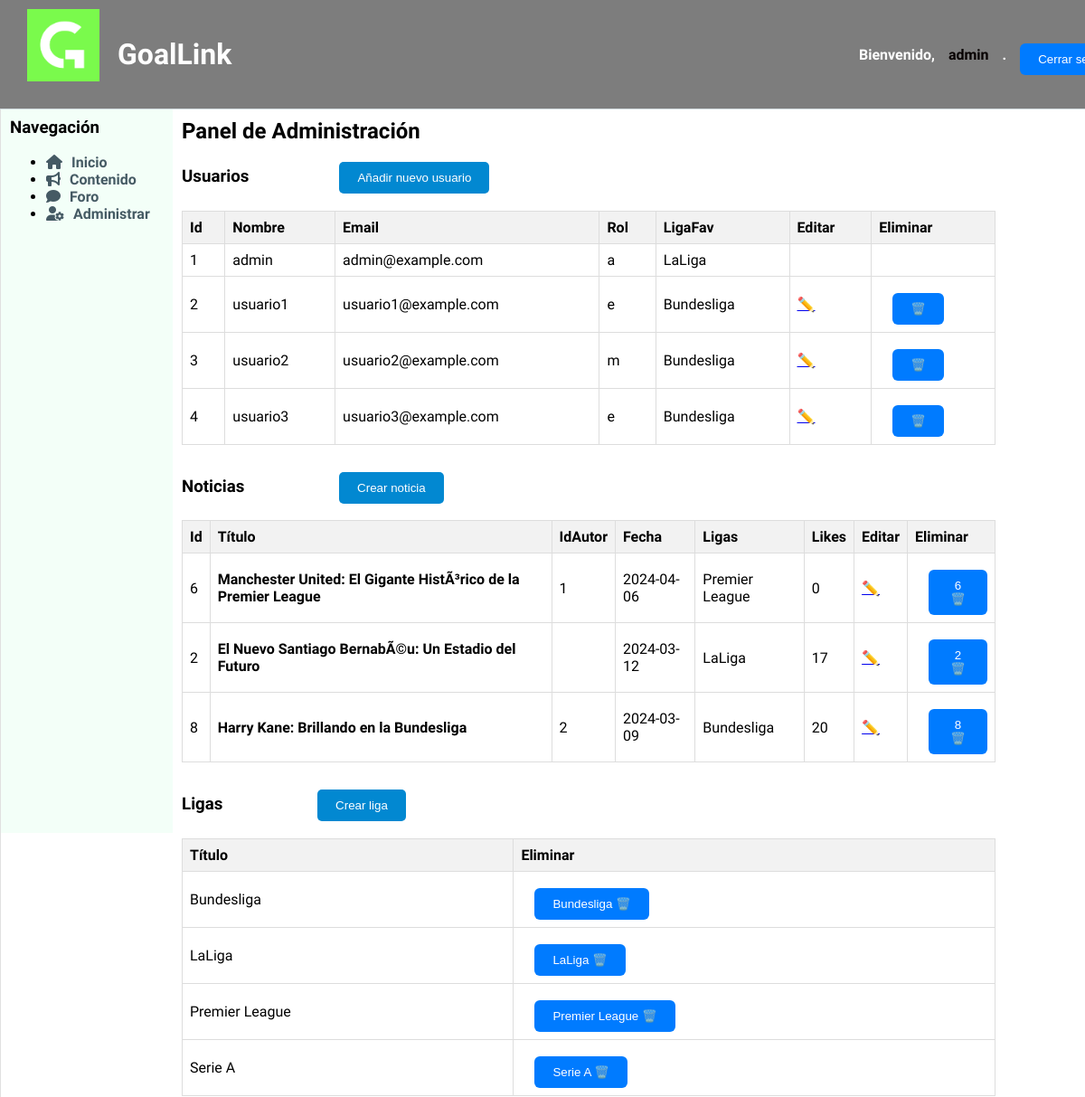
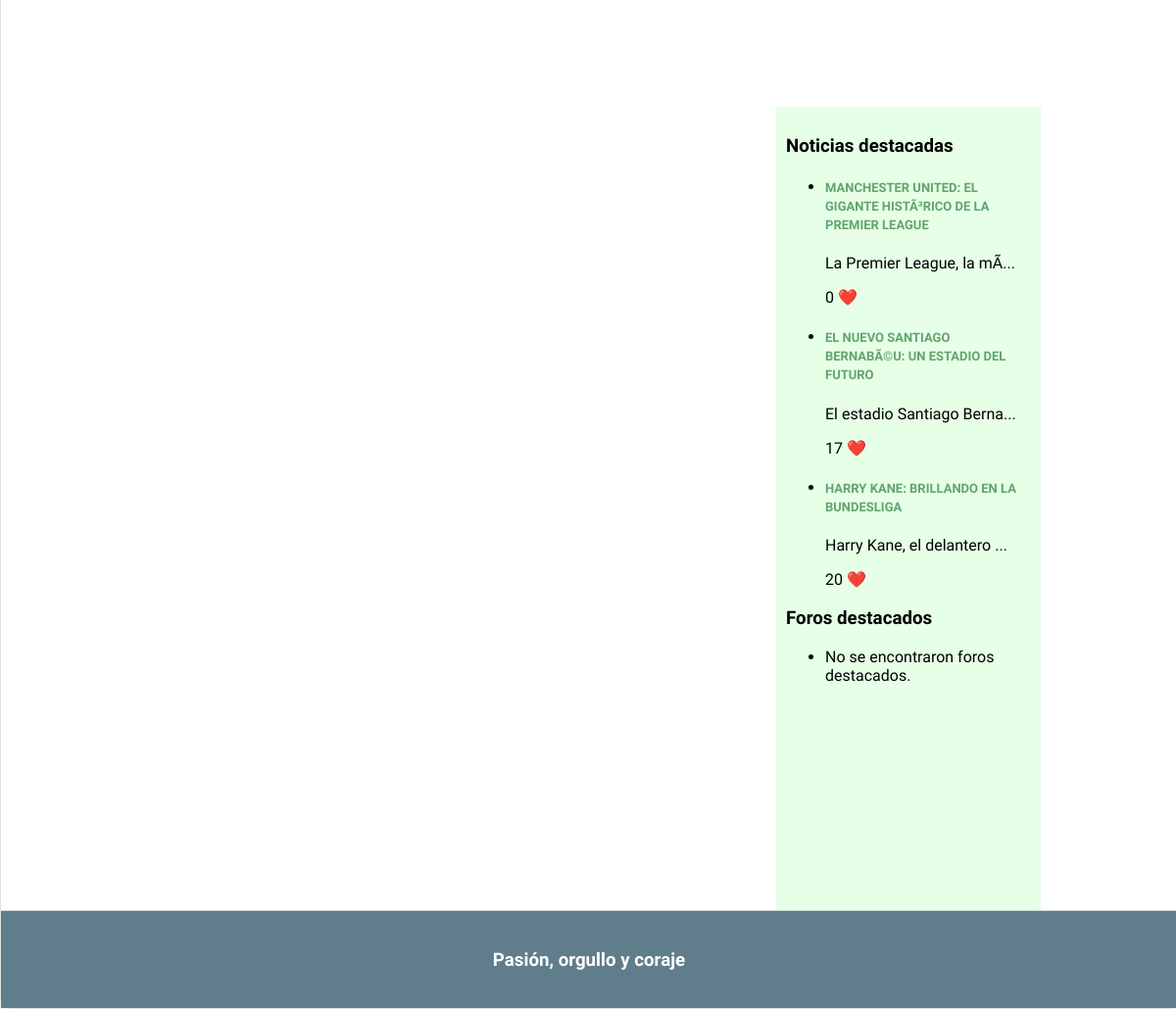
The app's page /admin.php (signed in) with its own data (2 pictures, top to bottom).
### tables this page shows
CREATE TABLE `usuario` (
  `id` int(11) NOT NULL,
  `nombre` varchar(15) NOT NULL,
  `email` varchar(30) NOT NULL,
  `password` varchar(50) NOT NULL,
  `rol` char(1) NOT NULL DEFAULT 'u' COMMENT '(u)suario(default), (a)dmin, (e)ditor, (m)oderador',
  `liga_fav` varchar(20) DEFAULT NULL
);

CREATE TABLE `noticia` (
  `id` int(11) NOT NULL,
  `titulo` varchar(100) NOT NULL,
  `id_autor` int(11) DEFAULT NULL,
  `contenido` text DEFAULT NULL,
  `fecha` date NOT NULL,
  `likes` int(11) DEFAULT 0,
  `destacado` tinyint(1) NOT NULL DEFAULT 0,
  `imagen1` longblob DEFAULT NULL,
  `liga` varchar(20) DEFAULT NULL
);

CREATE TABLE `ligas` (
  `nombre` varchar(20) NOT NULL,
  `logo` longblob DEFAULT NULL
);

### includes/config.php (called while the page is built, shortened)
<?php
spl_autoload_register(function ($class) {
    $prefix = 'es\\ucm\\fdi\\aw\\';
    $base_dir = implode(DIRECTORY_SEPARATOR, [__DIR__, 'src', '']);
    $len = strlen($prefix);
    $relative_class = substr($class, $len);
    $file = $base_dir . str_replace('\\', '/', $relative_class) . '.php';
});
$app = \es\ucm\fdi\aw\Aplicacion::getInstance();

### includes/src/Aplicacion.php (called while the page is built, shortened)
<?php
class Aplicacion
{
    private static $instancia;
    public static function getInstance()
    {
        if (!self::$instancia instanceof self) {
            self::$instancia = new static();
        }
        return self::$instancia;
    }
    private $dirInstalacion;
    private $inicializada;
    private $rutaRaizApp;
    private function __construct()
    {
        $this->inicializada = false;
    }
    public function init($bdDatosConexion, $rutaApp = '/', $dirInstalacion = __DIR__)
    {
        if (!$this->inicializada) {
            $this->rutaRaizApp = $rutaApp;
            $tamRutaRaizApp = mb_strlen($this->rutaRaizApp);
            if ($tamRutaRaizApp > 0 && mb_substr($this->rutaRaizApp, $tamRutaRaizApp-1, 1) === '/') {
                $this->rutaRaizApp = mb_substr($this->rutaRaizApp, 0, $tamRutaRaizApp - 1);
            }
            $this->dirInstalacion = $dirInstalacion;
            $this->inicializada = true;
        }
    }
    public function resuelve($path = '')
    {
        $rutaAppLongitudPrefijo = mb_strlen($this->rutaRaizApp);
        return $this->rutaRaizApp . $path;
    }
    public function doInclude($path = '')
    {
        $params = array();
        $this->doIncludeInterna($path, $params);
    }
    private function doIncludeInterna($path, &$params)
    {
        include($this->dirInstalacion . $path);
    }
    public function generaVista(string $rutaVista, &$params)
    {
        $params['app'] = $this;
        $rutaVista = "/Vistas{$rutaVista}";
        $this->doIncludeInterna($rutaVista, $params);
    }
    public function usuarioLogueado()
    {
        return ($_SESSION['login'] ?? false) === true;
    }
    public function esAdmin()
    {
        return $this->usuarioLogueado() && ($_SESSION['rol'] == 'a');
    }
}

### includes/src/usuarios/Usuario.php (called while the page is built, shortened)
<?php
class Usuario
{
    private $id;
    private $nombre;
    private $email;
    private $rol;
    private $liga_fav;
    public function __construct($nombre, $email, $password, $rol, $liga_fav, $id=null)
    {
        $this->id=$id;
        $this->nombre = $nombre;
        $this->email=$email;
        $this->rol = $rol;
        $this->liga_fav=$liga_fav;
    }
    public static function listaUsuario() {
        $app = Aplicacion::getInstance();
        $conn = $app->getConexionBd();
        $result = $conn->query("SELECT * FROM usuario");
        if($result){
            if($result->num_rows>0){
                while($array=$result->fetch_assoc()){
                    $user= new Usuario($array['nombre'], $array['email'],($array['password']),$array['rol'], $array['liga_fav'],$array['id']);
                    $lista[]=$user;
                }
                return $lista;
            }
            else{
                return NULL;
            }
        }
    }
    public function getId()
    {
        return $this->id;
    }
    public function getNombre()
    {
        return $this->nombre;
    }
    public function getRol()
    {
        return $this->rol;
    }
    public function getEmail()
    {
        return $this->email;
    }
    public function getLigaFav(){
        return $this->liga_fav;
    }
}

### includes/src/noticias/noticiaModel.php (called while the page is built, shortened)
<?php
class Noticia
{
    private $id;
    private $id_autor;
    private $titulo;
    private $contenido;
    private $fecha;
    private $likes;
    private $destacado;
    private $liga;
    public function __construct($id, $id_autor, $titulo, $contenido, $fecha, $likes, $destacado, $liga,  $imagen1=NULL)
    {
        $this->id = $id;
        $this->id_autor = $id_autor;
        $this->titulo = $titulo;
        $this->contenido = $contenido;
        $this->fecha = $fecha;
        $this->likes = $likes;
        $this->destacado = $destacado;
        $this->liga=$liga;
    }
    public static function compararFechas($a, $b) {
        $aFecha=strtotime($a->getFecha());
        $bFecha=strtotime($b->getFecha());
        return ($aFecha > $bFecha) ? -1 : 1;
    }
    public static function listaDestacados($n) {
        $app = Aplicacion::getInstance();
        $conn = $app->getConexionBd();
        $result = $conn->query("SELECT * FROM noticia WHERE destacado>=$n");
        if($result && $result->num_rows>0){
            while($array=$result->fetch_assoc()){
                $noticia= new Noticia($array["id"], $array["id_autor"], $array["titulo"], $array["contenido"], $array["fecha"], $array["likes"], $array["destacado"], $array["liga"],$array["imagen1"] );
                $lista[]=$noticia;
            }
            usort($lista, array('es\ucm\fdi\aw\noticias\Noticia', 'compararFechas'));
            return $lista;
        }
        return NULL;
    }
    public function getId()
    {
        return $this->id;
    }
    public function getIdAutor()
    {
        return $this->id_autor;
    }
    public function getTitulo()
    {
        return $this->titulo;
    }
    public function getContenido()
    {
        return $this->contenido;
    }
    public function getFecha()
    {
        return $this->fecha;
    }
    public function getLikes()
    {
        return $this->likes;
    }
    public function getLiga()
    {
        return $this->liga;
    }
    public function getDestacado()
    {
        return $this->destacado;
    }
}

### includes/src/ligas/ligasModel.php (called while the page is built, shortened)
<?php
class Liga
{
    private $nombre;
    public function __construct($nombre, $logo = NULL)
    {
        $this->nombre = $nombre;
    }
    public static function listaLigas()
    {
        $app = Aplicacion::getInstance();
        $conn = $app->getConexionBd();
        $result = $conn->query("SELECT * FROM ligas");
        if ($result && $result->num_rows > 0) {
            $lista = array();
            while ($array = $result->fetch_assoc()) {
                $liga = new Liga($array["nombre"], $array["logo"]);
                $lista[] = $liga;
            }
            return $lista;
        }
        return NULL;
    }
    public function getNombre()
    {
        return $this->nombre;
    }
}
?>

### includes/model/foroModel.php (called while the page is built, shortened)
<?php
class Foro
{
    public static function listaDestacados($n) {
        $conn = new mysqli('localhost', 'root', '', 'goallink_1');
        $result = $conn->query("SELECT * FROM foro WHERE destacado>=$n");
        return NULL;
    }
}

### admin.php (the view, shortened to what this page needs)
<?php
require_once __DIR__.'/includes/config.php';
$titulo = "Administración";
$contenido="<h2>Panel de Administración</h2>";
if($app->esAdmin()){
    $contenido .= <<<EOS
    <h3>Usuarios<a href='anadirUsuario.php'><button type="button">Añadir nuevo usuario</button></a></h3>
    EOS;
    $usuarios=es\ucm\fdi\aw\usuarios\Usuario::listaUsuario();
    if ($usuarios !== NULL) {
        $contenido .= "<table class='tabla-usuarios'>";
        $contenido .= "<tr><th>Id</th><th>Nombre</th><th>Email</th><th>Rol</th><th>LigaFav</th><th>Editar </th><th> Eliminar </th></tr>";
        foreach ($usuarios as $usuario) {
            $contenido .= "<tr>";
            $contenido .= "<td>" . $usuario->getId() . "</td>";
            $contenido .= "<td>" . $usuario->getNombre() . "</td>";
            $contenido .= "<td>" . $usuario->getEmail() . "</td>";
            $contenido .= "<td>" . $usuario->getRol() . "</td>";
            $contenido .= "<td>" . $usuario->getLigaFav() . "</td>";
            if($usuario->getRol()!="a") {
                $contenido .= "<td>" ." <a href='editUsuarios.php?usuario=" . urlencode($usuario->getNombre()) . "'>✏️</a>". "</td>";
                $formDelete = new FormularioUsuarioEliminar($usuario->getNombre());
                $contenido .= "<td>" . $formDelete->gestiona(). "</td>";
            }
            else{
                $contenido .= "<td>"."". "</td>";
                $contenido .= "<td>"."". "</td>";
            }
            $contenido .= "</tr>";
        }
        $contenido .= "</table>";
    } else {
        $contenido .= "<p>No se encontraron usuarios.</p>";
    }
}
if($app->esEditor() || $app->esAdmin()){
    $contenido .= <<<EOS
    <h3>Noticias
    <a href="crearNoticia.php"><button type="button"> Crear noticia</button></a></h3>
    EOS;
    require "includes/src/noticias/noticiaModel.php";
    $noticias = \es\ucm\fdi\aw\noticias\Noticia::listaDestacados(0);
    if ($noticias !== NULL) {
        $contenido .= "<table class='tabla-noticias'>";
        $contenido .= "<tr><th>Id</th><th>Título</th><th>IdAutor</th><th>Fecha</th><th>Ligas</th><th>Likes</th><th>Editar</th><th>Eliminar</th></tr>";
        foreach ($noticias as $noticia) {
            $contenido .= "<tr>";
            $contenido .= "<td>" . $noticia->getId() . "</td>";
            if(!$noticia->getDestacado()){
                $contenido .= "<td>" . $noticia->getTitulo() . "</td>";
            }
            else{
                $contenido .= "<td><b>" . $noticia->getTitulo() . "</b></td>";
            }                $contenido .= "<td>" . $noticia->getIdAutor() . "</td>";
            $contenido .= "<td>" . $noticia->getFecha() . "</td>";
            $contenido .= "<td>" . $noticia->getLiga() . "</td>";
            $contenido .= "<td>" . $noticia->getLikes() . "</td>";
            $contenido .= "<td>" ." <a href='editNoticias.php?noticia=" . urlencode($noticia->getId()) . "'>✏️</a>". "</td>";
            $formDelete = new FormularioNoticiaEliminar($noticia->getId());
            $contenido .= "<td>" . $formDelete->gestiona(). "</td>";
            $contenido .= "</tr>";
        }
        $contenido .= "</table>";
    }
} else {
    $contenido .= "<p>No se encontraron noticias destacadas.</p>";
}
if($app->esEditor() || $app->esAdmin()){
    $contenido .= <<<EOS
    <h3>Ligas
    <a href="crearLiga.php"><button type="button"> Crear liga</button></a></h3>
    EOS;
    require "includes/src/ligas/ligasModel.php";
    $ligas = \es\ucm\fdi\aw\ligas\Liga::listaLigas();
    if ($ligas !== NULL) {
        $contenido .= "<table class='tabla-ligas'>";
        $contenido .= "<tr><th>Título</th><th>Eliminar</th></tr>";
        foreach ($ligas as $liga) {
            $contenido .= "<tr>";
            $contenido .= "<td>" . $liga->getNombre() . "</td>";
            $contenido .= "<td>" . (new FormularioLigaEliminar($liga->getNombre()))->gestiona(). "</td>";
            $contenido .= "</tr>";
        }
        $contenido .= "</table>";
    }
} else {
    $contenido .= "<p>No se encontraron ligas .</p>";
}
$params = ['tituloPagina' => $titulo, 'contenidoPrincipal' => $contenido];
$app->generaVista('/esqueleto.php', $params);

### includes/src/usuarios/FormularioUsuarioEliminar.php (shortened to what this page needs)
<?php
class FormularioUsuarioEliminar extends Formulario
{
    public function __construct($usuario) {
        $this->usuario=$usuario;
    }
    private $usuario;
    protected function generaCamposFormulario(&$datos)
    {
        $camposFormulario = <<<EOS
        <form action="procesarEliminarNoticia.php" method="post">
        <input type="hidden" name="id_noticia" value="$this->usuario">
            <button class="enlace" type="submit">🗑️</button>
        EOS;
        return $camposFormulario;
    }
}

### includes/src/noticias/FormularioNoticiaEliminar.php (shortened to what this page needs)
<?php
class FormularionoticiaEliminar extends Formulario
{
    public function __construct($noticia) {
        $this->noticia=$noticia;
    }
    private $noticia;
    protected function generaCamposFormulario(&$datos)
    {
        $camposFormulario = <<<EOS
        <form action="procesarEliminarNoticia.php" method="post">
        <input type="hidden" name="id_noticia" value="$this->noticia">
            <button class="enlace" type="submit">$this->noticia  🗑️</button>
        EOS;
        return $camposFormulario;
    }
}

### includes/src/ligas/FormularioLigaEliminar.php (shortened to what this page needs)
<?php
class FormularioLigaEliminar extends Formulario
{
    private $liga;
    public function __construct($liga) {
        $this->liga=$liga;
    }
    protected function generaCamposFormulario(&$datos)
    {
        $camposFormulario = <<<EOS
        <form action="procesarEliminarLiga.php" method="post">
        <input type="hidden" name="liga_id" value="$this->liga">
            <button class="enlace" type="submit">$this->liga  🗑️</button>
        EOS;
        return $camposFormulario;
    }
}

### includes/comun/sidebarDer.php (shortened to what this page needs)
<aside id="sidebarDer">
    <h3>Noticias destacadas</h3>
    <ul>
        <?php
            require_once "includes/src/noticias/noticiaModel.php";
            $noticiasDestacadas = Noticia::listaDestacados(1);
            if ($noticiasDestacadas != NULL) {
                foreach ($noticiasDestacadas as $noticia) {
                    echo "<li>";
                    echo "<h4 class='titulo-noticia-BarraLateral'><a href='noticiaDinamica.php?id=" . $noticia->getId() . "'>" . $noticia->getTitulo() . "</a></h4>";
                    echo "<p>" . substr($noticia->getContenido(), 0, 25) . "..."."</p>";
                    echo "<p>" . $noticia->getLikes() . " <span style='color: red;'>&#10084;&#65039;</span></p>";
                    echo "</li>";
                }
            }
            else {
                echo "<li>No se encontraron noticias destacadas.</li>";
            }
        ?>
    </ul>
    <h3>Foros destacados</h3>
    <ul>
        <?php
            require "includes/model/foroModel.php";
            $forosDestacados = Foro::listaDestacados(1);
            if ($forosDestacados != NULL) {
                foreach ($forosDestacados as $foro) {
                    echo "<li>";
                    echo "<h4>" . $foro->getTitulo() . "</h4>";
                    echo "<p>" . $foro->getDescripcion() . "</p>";
                    echo "<p>" . $foro->getLikes() . " <span style='color: red;'>&#10084;&#65039;</span></p>";
                    echo "</li>";
                }
            } else {
                echo "<li>No se encontraron foros destacados.</li>";
            }
        ?>
    </ul>
</aside>

### CSS/estilo.css (style rules this page uses)
body { background-color: #f5f5f5; margin: 0; font-family: 'Signika Negative', sans-serif; }
.tabla-usuarios { width: 100%; border-collapse: collapse; margin-bottom: 30px; }
.tabla-usuarios th, .tabla-usuarios td { border: 1px solid #dddddd; padding: 8px; text-align: left; }
.tabla-usuarios th { background-color: #f2f2f2; }
.tabla-noticias { width: 100%; border-collapse: collapse; margin-bottom: 30px; }
.tabla-noticias th, .tabla-noticias td { border: 1px solid #dddddd; padding: 8px; text-align: left; }
.tabla-noticias th { background-color: #f2f2f2; }
.tabla-ligas { width: 100%; border-collapse: collapse; margin-bottom: 30px; }
.tabla-ligas th, .tabla-ligas td { border: 1px solid #dddddd; padding: 8px; text-align: left; }
.tabla-ligas th { background-color: #f2f2f2; }
aside { padding: 10px; float: right; width: 250px; height: 800px; background-color: #e6ffe6; margin-top: 70px; margin-right: 139px; }
button { margin-left: 100px; background-color: #0288d1; color: white; border: none; padding: 10px 20px; border-radius: 5px; cursor: pointer; transition: background-color 0.3s ease; }
form button { margin-top: 10px; }
.enlace { margin-right: auto; margin-left: 15px; display: block; padding: 10px 20px; background-color: #007bff; color: #fff; border: none; border-radius: 6px; cursor: pointer; }
.titulo-noticia-BarraLateral a { text-decoration: none; font-family: 'Signika Negative', sans-serif; font-size: 13px; color: #62a370; font-weight: bold; text-transform: uppercase; }

### records on screen
usuario: id "1", nombre "admin", email "admin@example.com", rol "a", liga_fav "LaLiga"
usuario: id "2", nombre "usuario1", email "usuario1@example.com", rol "e", liga_fav "Bundesliga"
usuario: id "3", nombre "usuario2", email "usuario2@example.com", rol "m", liga_fav "Bundesliga"
usuario: id "4", nombre "usuario3", email "usuario3@example.com", rol "e", liga_fav "Bundesliga"
noticia: id "6", titulo "Manchester United: El Gigante HistÃ³rico de la Premier League", id_autor "1", fecha "2024-04-06", liga "Premier League", likes "0", titulo "MANCHESTER UNITED: EL GIGANTE HISTÃ³RICO DE LA PREMIER LEAGUE", contenido "La Premier League, la mÃ"
noticia: id "2", titulo "El Nuevo Santiago BernabÃ©u: Un Estadio del Futuro", fecha "2024-03-12", liga "LaLiga", likes "17", titulo "EL NUEVO SANTIAGO BERNABÃ©U: UN ESTADIO DEL FUTURO", contenido "El estadio Santiago Berna"
noticia: id "8", titulo "Harry Kane: Brillando en la Bundesliga", id_autor "2", fecha "2024-03-09", liga "Bundesliga", likes "20", titulo "HARRY KANE: BRILLANDO EN LA BUNDESLIGA", contenido "Harry Kane, el delantero"
ligas: nombre "Bundesliga"
ligas: nombre "LaLiga"
ligas: nombre "Premier League"
ligas: nombre "Serie A"

### other values on screen
$nombreUsuario "admin"
